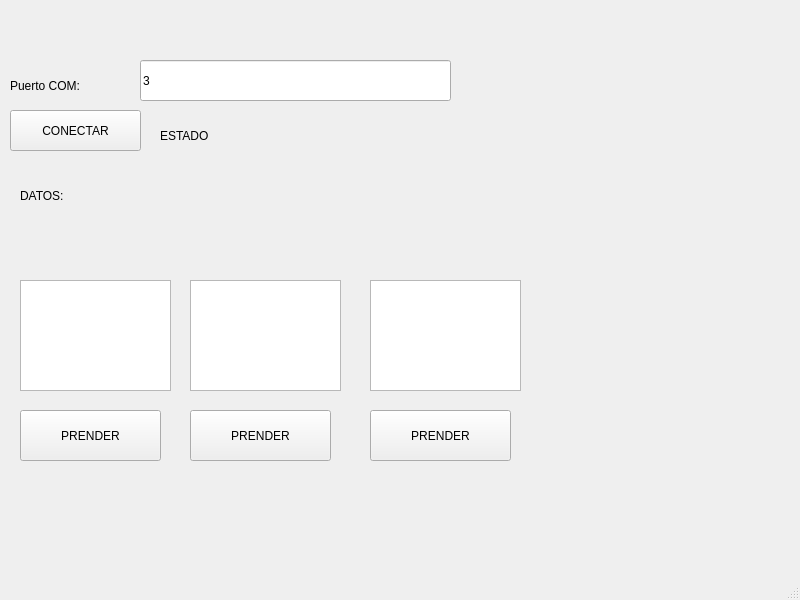
<?xml version="1.0" encoding="UTF-8"?>
<ui version="4.0">
 <class>MainWindow</class>
 <widget class="QMainWindow" name="MainWindow">
  <property name="geometry">
   <rect>
    <x>0</x>
    <y>0</y>
    <width>800</width>
    <height>600</height>
   </rect>
  </property>
  <property name="windowTitle">
   <string>MainWindow</string>
  </property>
  <widget class="QWidget" name="centralwidget">
   <widget class="QLineEdit" name="txt_com">
    <property name="geometry">
     <rect>
      <x>140</x>
      <y>60</y>
      <width>311</width>
      <height>41</height>
     </rect>
    </property>
    <property name="text">
     <string>3</string>
    </property>
   </widget>
   <widget class="QLabel" name="txt_com1">
    <property name="geometry">
     <rect>
      <x>10</x>
      <y>60</y>
      <width>141</width>
      <height>51</height>
     </rect>
    </property>
    <property name="styleSheet">
     <string notr="true">font: 75 12pt &quot;MS Shell Dlg 2&quot;;</string>
    </property>
    <property name="text">
     <string>Puerto COM:</string>
    </property>
   </widget>
   <widget class="QLabel" name="txt_estado">
    <property name="geometry">
     <rect>
      <x>160</x>
      <y>120</y>
      <width>201</width>
      <height>31</height>
     </rect>
    </property>
    <property name="styleSheet">
     <string notr="true">font: 75 12pt &quot;MS Shell Dlg 2&quot;;</string>
    </property>
    <property name="text">
     <string>ESTADO</string>
    </property>
   </widget>
   <widget class="QPushButton" name="btn_accion">
    <property name="geometry">
     <rect>
      <x>10</x>
      <y>110</y>
      <width>131</width>
      <height>41</height>
     </rect>
    </property>
    <property name="text">
     <string>CONECTAR</string>
    </property>
   </widget>
   <widget class="QListWidget" name="lista_datos">
    <property name="geometry">
     <rect>
      <x>20</x>
      <y>280</y>
      <width>151</width>
      <height>111</height>
     </rect>
    </property>
   </widget>
   <widget class="QLabel" name="txt_estado_2">
    <property name="geometry">
     <rect>
      <x>20</x>
      <y>180</y>
      <width>201</width>
      <height>31</height>
     </rect>
    </property>
    <property name="styleSheet">
     <string notr="true">font: 75 12pt &quot;MS Shell Dlg 2&quot;;</string>
    </property>
    <property name="text">
     <string>DATOS:</string>
    </property>
   </widget>
   <widget class="QPushButton" name="btn_control">
    <property name="geometry">
     <rect>
      <x>20</x>
      <y>410</y>
      <width>141</width>
      <height>51</height>
     </rect>
    </property>
    <property name="text">
     <string>PRENDER</string>
    </property>
   </widget>
   <widget class="QListWidget" name="lista_datos2">
    <property name="geometry">
     <rect>
      <x>190</x>
      <y>280</y>
      <width>151</width>
      <height>111</height>
     </rect>
    </property>
   </widget>
   <widget class="QListWidget" name="lista_datos3">
    <property name="geometry">
     <rect>
      <x>370</x>
      <y>280</y>
      <width>151</width>
      <height>111</height>
     </rect>
    </property>
   </widget>
   <widget class="QLabel" name="txt_estado_4">
    <property name="geometry">
     <rect>
      <x>740</x>
      <y>490</y>
      <width>51</width>
      <height>51</height>
     </rect>
    </property>
    <property name="styleSheet">
     <string notr="true">font: 75 12pt &quot;MS Shell Dlg 2&quot;;
background-image: url(:/Logos/Castor Ingeniero.jpg);</string>
    </property>
    <property name="text">
     <string/>
    </property>
    <property name="pixmap">
     <pixmap resource="../../Archivos/Recursos.qrc">:/Logos/Castor Ingeniero.jpg</pixmap>
    </property>
    <property name="scaledContents">
     <bool>true</bool>
    </property>
   </widget>
   <widget class="QLabel" name="txt_estado_5">
    <property name="geometry">
     <rect>
      <x>670</x>
      <y>0</y>
      <width>121</width>
      <height>61</height>
     </rect>
    </property>
    <property name="styleSheet">
     <string notr="true">font: 75 12pt &quot;MS Shell Dlg 2&quot;;
background-image: url(:/Logos/Castor Ingeniero.jpg);</string>
    </property>
    <property name="text">
     <string/>
    </property>
    <property name="pixmap">
     <pixmap resource="../../Archivos/Recursos.qrc">:/Logos/Facultad.jpg</pixmap>
    </property>
    <property name="scaledContents">
     <bool>true</bool>
    </property>
   </widget>
   <widget class="QLabel" name="txt_estado_6">
    <property name="geometry">
     <rect>
      <x>10</x>
      <y>0</y>
      <width>101</width>
      <height>51</height>
     </rect>
    </property>
    <property name="styleSheet">
     <string notr="true">font: 75 12pt &quot;MS Shell Dlg 2&quot;;
background-image: url(:/Logos/Castor Ingeniero.jpg);</string>
    </property>
    <property name="text">
     <string/>
    </property>
    <property name="pixmap">
     <pixmap resource="../../Archivos/Recursos.qrc">:/Logos/UAT.jpg</pixmap>
    </property>
    <property name="scaledContents">
     <bool>true</bool>
    </property>
   </widget>
   <widget class="QPushButton" name="btn_control2">
    <property name="geometry">
     <rect>
      <x>190</x>
      <y>410</y>
      <width>141</width>
      <height>51</height>
     </rect>
    </property>
    <property name="text">
     <string>PRENDER</string>
    </property>
   </widget>
   <widget class="QPushButton" name="btn_control3">
    <property name="geometry">
     <rect>
      <x>370</x>
      <y>410</y>
      <width>141</width>
      <height>51</height>
     </rect>
    </property>
    <property name="text">
     <string>PRENDER</string>
    </property>
   </widget>
  </widget>
  <widget class="QMenuBar" name="menubar">
   <property name="geometry">
    <rect>
     <x>0</x>
     <y>0</y>
     <width>800</width>
     <height>26</height>
    </rect>
   </property>
  </widget>
  <widget class="QStatusBar" name="statusbar"/>
 </widget>
 <resources>
  <include location="../../Archivos/Recursos.qrc"/>
 </resources>
 <connections/>
</ui>
